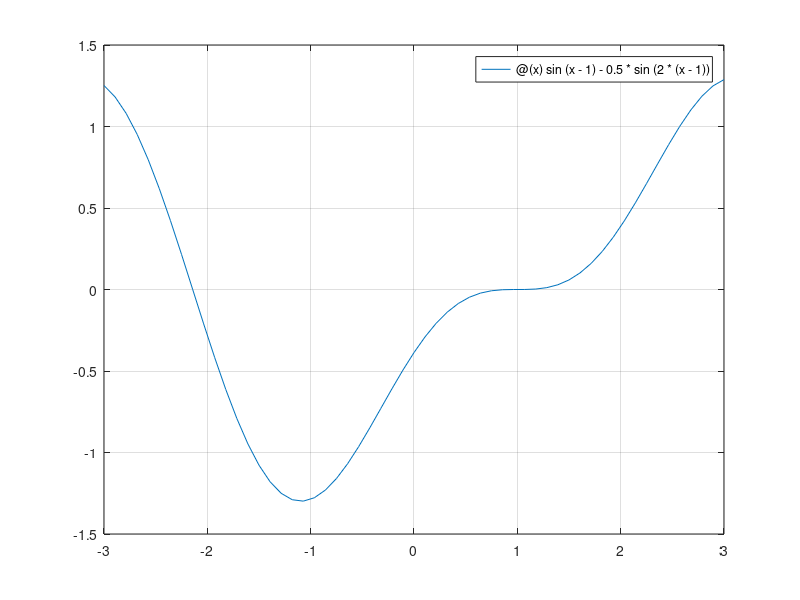

Reproduce this figure in MATLAB. (Note: this script raises an error after producing the figure.)
close all

f=@(x)sin(x-1)-0.5*sin(2*(x-1));
df=@(x)cos(x-1)-cos(2*(x-1));

tol=1.e-8;
kmax=100;

figure(1); clf
fplot(f, [-3 3]);
grid on

[z,res,its,ERRs]=myNewton(f,df,-2,tol,kmax);
%disp('Radice di sinistra');
fprintf('Newton: \tz=%f, res=%f, k=%d\n',z,res,its);
hold on
plot(z,res,'ro');

[z,res,itd,ERRd]=myNewton(f,df,2,tol,kmax);
fprintf('Newton: \tz=%f, res=%f, k=%d\n',z,res,itd);
hold on
plot(z,res,'ro');

[z,res,its2,ERRs2]=mySecanti(f,-2, -1, tol, kmax);
fprintf('Secanti: \tz=%f, res=%f, k=%d\n',z,res,its2);
hold on
plot(z,res,'y*');

[z,res,itd2,ERRd2]=mySecanti(f, 1.5, 2, tol, kmax);
fprintf('Secanti: \tz=%f, res=%f, k=%d\n',z,res,itd2);
hold on
plot(z,res,'y*');

figure(2); clf
semilogy((0:its)',ERRs,'b*-',(0:itd)',ERRd,'ro-');
title('Errore Newton');
grid on
xlabel('k'); ylabel('errori');

figure(3); clf
semilogy((0:its2)',ERRs2,'b*-',(0:itd2)',ERRd2,'ro-');
title('Errore Secanti');
grid on
xlabel('k'); ylabel('errori');

